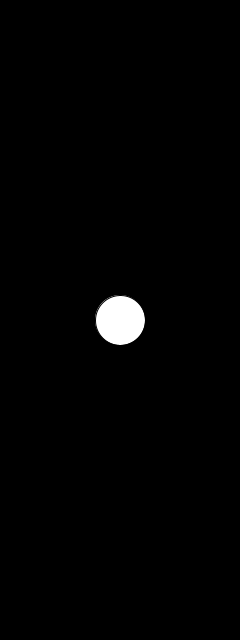
Frame 1 (no input)
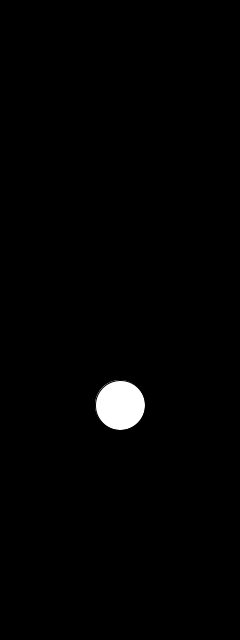
Frame 60 (the mouse pressed at the canvas centre just before this capture)
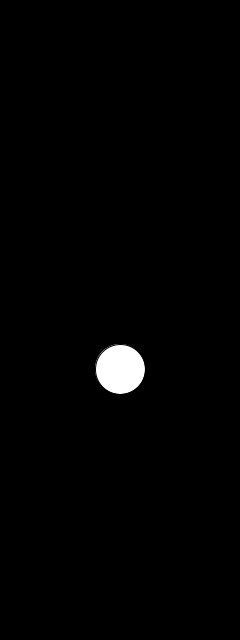
Frame 120 (the mouse held since frame 60 and released just before this capture)

The Processing sketch that drew these frames (run headless with seeded random() and noise(); from frame 60 on, the mouse is pressed at the canvas centre):

// Processing sketch: NoSquashStretch
// ── NoSquashStretch.pde
// squash and stretch!

int x, y;
int cw, ch;
float add;

void setup(){
  size(240,640);
  x = width/2;
  y = height/2;
  add = 0.0;
  cw=50;
  ch=50;
}

void draw(){
  background(0);
  ellipse(x,y,cw,ch);
  
  y = int(map(sin(add),-1,1,height/2,height));
  add+=0.1;
  
  //if(y>height-50){
  //  cw=100;
  //  ch=25;
  //}
  //else{
  //  cw=50;
  //  ch=50;
  //}
}
